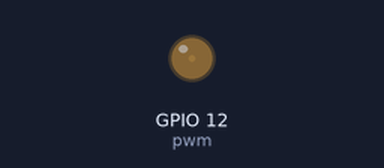
Bench run of a program on a simulated Raspberry Pi (BCM pin numbers). Parts: output pins drawn as LEDs (lit = HIGH). What the program prints to the terminal is not drawn.

Above: at 0.05 s.
At 0.5 s:
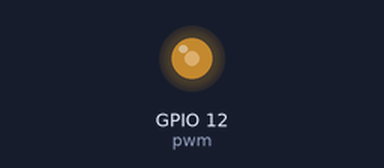
At 0.95 s:
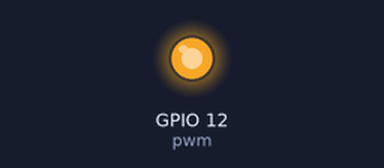
At 1.8 s:
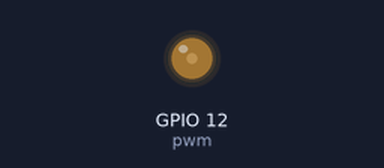
Timing chart, 0 to 4.7 s (numbered marks = the images above):
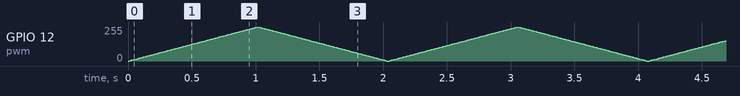

The program:

led3.py
```python
import RPi.GPIO as GPIO
import time

GPIO.setmode(GPIO.BCM)
GPIO.setup(12, GPIO.OUT)
pwm = GPIO.PWM(12, 100)
pwm.start(0)

while True:
    for i in range(0,101,1):
        pwm.ChangeDutyCycle(i)
        print(i)
        time.sleep(0.01)
    for i in range(100,-1,-1):
        pwm.ChangeDutyCycle(i)
        print(i)
        time.sleep(0.01)
```
